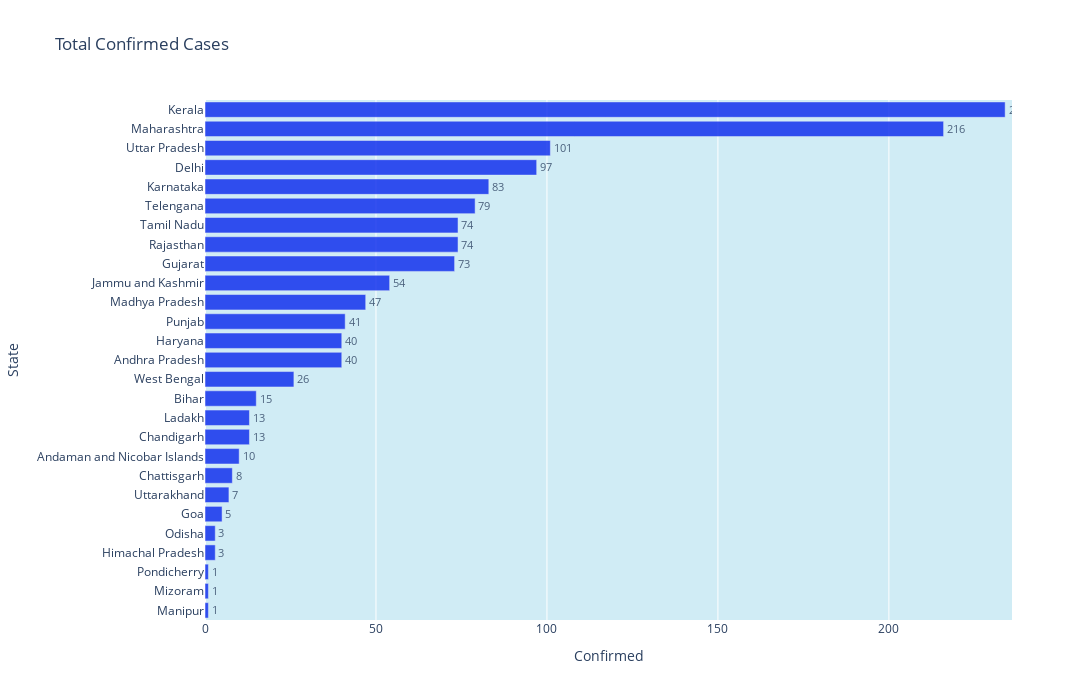

This figure's notebook cell:
### Code cell
fig = px.bar(covid_India_cases.sort_values('Confirmed', ascending=False).sort_values('Confirmed', ascending=True), 
             x="Confirmed", y="State", title='Total Confirmed Cases', text='Confirmed', orientation='h', 
             width=16*(max(covid_India_cases['Confirmed']) + 2), height=700, range_x = [0, max(covid_India_cases['Confirmed']) + 2])
fig.update_traces(marker_color='#0726ed', opacity=0.8, textposition='outside')

fig.update_layout(plot_bgcolor='rgb(208, 236, 245)')
fig.show()

### Figure 1 — Plotly figure (JSON) as saved in the notebook; plotly's stock layout.template omitted (floating-point values rounded to 4 significant figures)
{"data": [{"alignmentgroup": "True", "hoverlabel": {"namelength": 0}, "hovertemplate": "Confirmed=%{text}<br>State=%{y}", "legendgroup": "", "marker": {"color": "#0726ed"}, "name": "", "offsetgroup": "", "opacity": 0.8, "orientation": "h", "showlegend": false, "text": [1, 1, 1, 3, 3, 5, 7, 8, 10, 13, 13, 15, 26, 40, 40, 41, 47, 54, 73, 74, 74, 79, 83, 97, 101, 216, 234], "textposition": "outside", "type": "bar", "x": [1, 1, 1, 3, 3, 5, 7, 8, 10, 13, 13, 15, 26, 40, 40, 41, 47, 54, 73, 74, 74, 79, 83, 97, 101, 216, 234], "xaxis": "x", "y": ["Manipur", "Mizoram", "Pondicherry", "Himachal Pradesh", "Odisha", "Goa", "Uttarakhand", "Chattisgarh", "Andaman and Nicobar Islands", "Chandigarh", "Ladakh", "Bihar", "West Bengal", "Andhra Pradesh", "Haryana", "Punjab", "Madhya Pradesh", "Jammu and Kashmir", "Gujarat", "Rajasthan", "Tamil Nadu", "Telengana", "Karnataka", "Delhi", "Uttar Pradesh", "Maharashtra", "Kerala"], "yaxis": "y"}], "layout": {"barmode": "relative", "height": 700, "legend": {"tracegroupgap": 0}, "plot_bgcolor": "rgb(208, 236, 245)", "title": {"text": "Total Confirmed Cases"}, "width": 3776, "xaxis": {"anchor": "y", "domain": [0, 1], "range": [0, 236], "title": {"text": "Confirmed"}}, "yaxis": {"anchor": "x", "domain": [0, 1], "title": {"text": "State"}}}}
